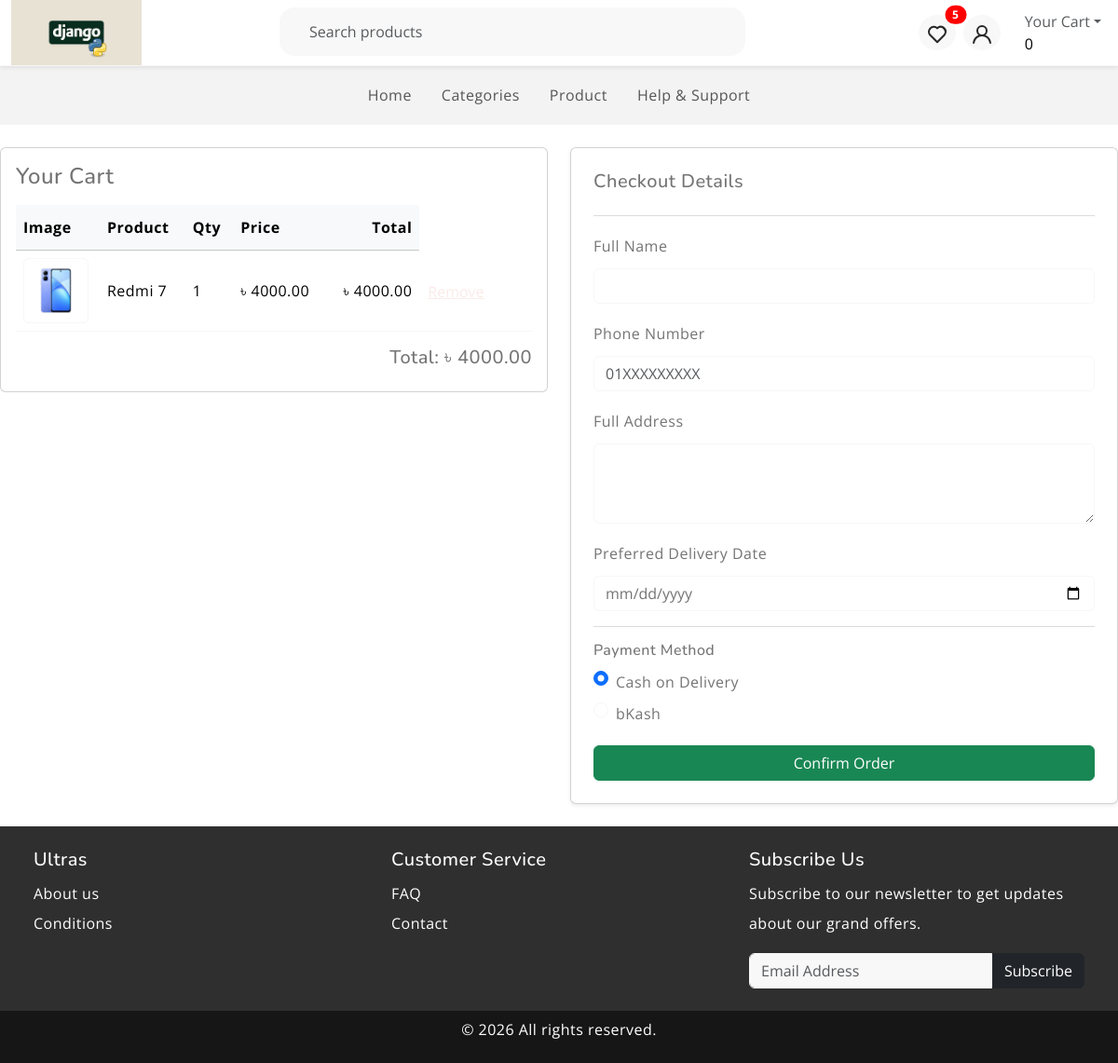
Before: /cart/ (signed in) with the older database file.
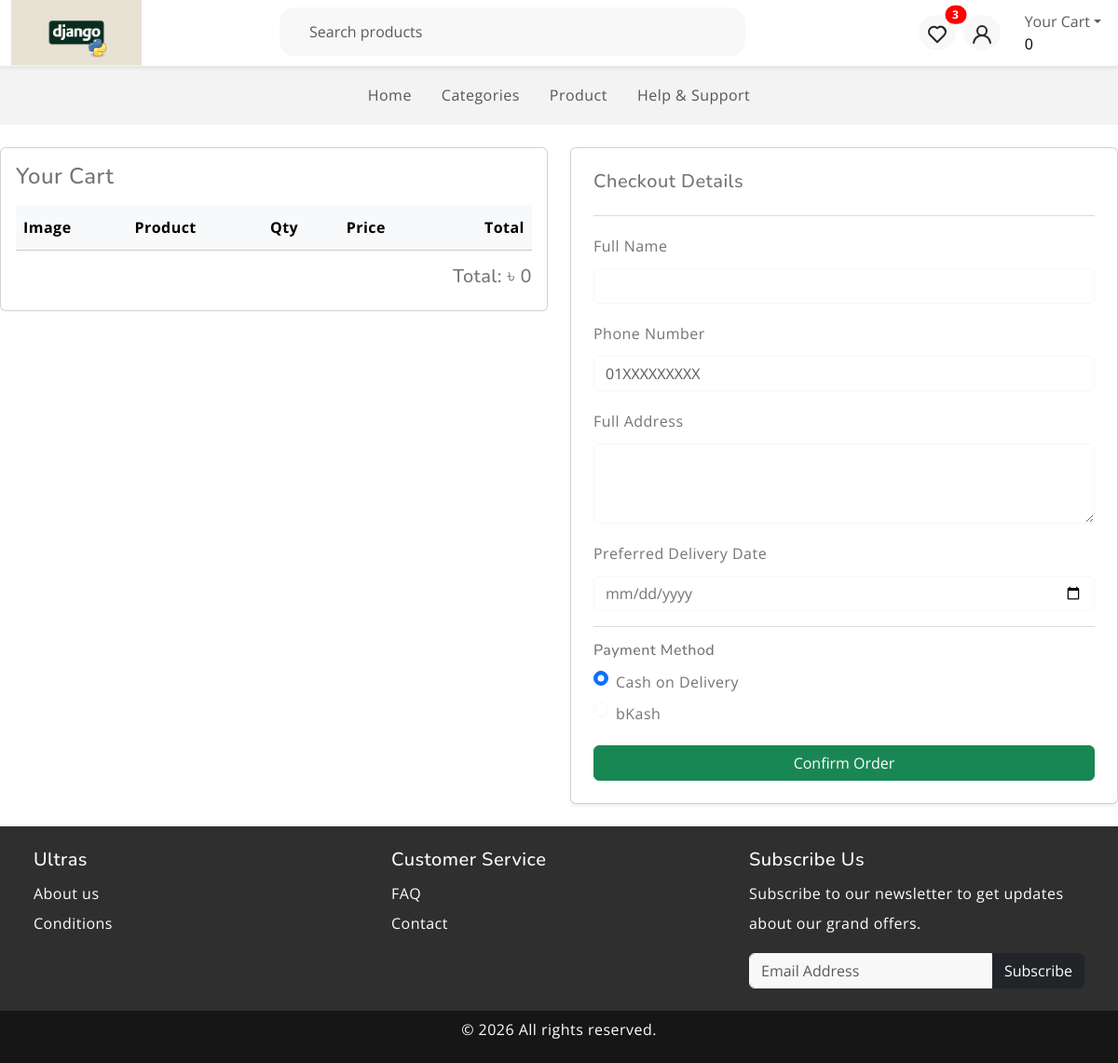
After: the same page with the newer database file.
### products/models.py (models this page shows, shortened)
class CartItem(models.Model):
    cart = models.ForeignKey(Cart, on_delete=models.CASCADE, related_name="items")
    product = models.ForeignKey(Product, on_delete=models.CASCADE)
    quantity = models.PositiveIntegerField(default=1)
    added_at = models.DateTimeField(auto_now_add=True)
    def total_price(self):
        return self.quantity * self.product.product_price

class Product(models.Model):
    name = models.CharField(max_length=50)
    category = models.ForeignKey(Category, on_delete=models.CASCADE, related_name='products')
    product_price = models.DecimalField(max_digits=10, decimal_places=2)
    purchase_price = models.DecimalField(max_digits=10, decimal_places=2)
    description = models.TextField(blank=True)
    image = models.ImageField(upload_to='products/', blank=True, null=True)
    created_at = models.DateTimeField(auto_now_add=True)

### products/views.py (the view, shortened to what this page needs)
# urls.py: path('cart/', views.cart_list, name='cart_list'),
def cart_list(request):
    if not request.user.is_authenticated:
        return render(request, "auths/login_required_message.html")
    cart_items = CartItem.objects.filter(cart__user=request.user)
    total = sum(item.total_price() for item in cart_items)
    return render(request, "cart_list.html", {
        "cart_items": cart_items,
        "total": total
    })

### products/context_processors.py (called while the page is built)
def wishlist_count(request):
    if request.user.is_authenticated:
        count = Wishlist.objects.filter(user=request.user).count()
    else:
        if not request.session.session_key:
            request.session.create()
        count = Wishlist.objects.filter(
            session_key=request.session.session_key
        ).count()
    return {"wishlist_count": count}

### products/templates/cart_list.html (shortened to what this page needs)
{% extends 'index.html' %}
{% block content %}
<div class="containers">
  <div class="row">
    <div class="col-md-6">
        <div class="card">
            <div class="card-body">
            <h4 class="mb-3">Your Cart</h4>
            <table class="table align-middle">
                <thead class="table-light">
                <tr>
                    <th>Image</th>
                    <th>Product</th>
                    <th>Qty</th>
                    <th>Price</th>
                    <th class="text-end">Total</th>
                </tr>
                </thead>
                <tbody>
                {% for item in cart_items %}
                <tr>
                    <td style="width:90px;">
                    <img src="{{ item.product.image.url }}"
                        style="width:70px;height:70px;object-fit:contain;"
                        class="border rounded p-1">
                    </td>
                    <td>
                      {{ item.product.name }}
                    </td>
                    <td>
                    <div class="d-flex align-items-center gap-2">
                        <span>{{ item.quantity }}</span>
                    </div>
                    </td>
                    <td>
                        ৳ {{ item.product.product_price }}
                    </td>
                    <td class="text-end">
                        ৳ {{ item.total_price }}
                    </td>
                    <td><form action="{% url 'remove_item' item.pk %}" method="post" style="display:inline;">
                        <button type="submit" class="btn btn-link text-danger p-0">Remove</button>
                    </form></td>
                </tr>
                {% endfor %}
                </tbody>
            </table>
            <div class="text-end">
                <h5>Total: ৳ {{ total }}</h5>
            </div>
            </div>
        </div>
    </div>
    <div class="col-md-6">
      <div class="card p-4 shadow-sm">
        <h5>Checkout Details</h5>
        <hr>
        <form method="POST">
          <div class="mb-3">
            <label class="form-label">Full Name</label>
            <input type="text" name="full_name" class="form-control" required>
          </div>
          <div class="mb-3">
            <label class="form-label">Phone Number</label>
            <input type="tel" name="phone" class="form-control" placeholder="01XXXXXXXXX" required>
          </div>
          <div class="mb-3">
            <label class="form-label">Full Address</label>
            <textarea name="address" class="form-control" rows="3" required></textarea>
          </div>
          <div class="mb-3">
            <label class="form-label">Preferred Delivery Date</label>
            <input type="date" name="delivery_date" class="form-control" required>
          </div>
          <hr>
          <h6>Payment Method</h6>
          <div class="form-check">
            <input class="form-check-input" type="radio" name="payment" value="cod" checked>
            <label class="form-check-label">
              Cash on Delivery
            </label>
          </div>
          <div class="form-check">
            <input class="form-check-input" type="radio" name="payment" value="bkash">
            <label class="form-check-label">
              bKash
            </label>
          </div>
          <button type="submit" class="btn btn-success w-100 mt-3">
            Confirm Order
          </button>
        </form>
      </div>
    </div>
  </div>
</div>
{% endblock %}

Changed rows visible on the page:
removed CartItem: product.image (picture), product.name "Redmi 7", quantity "1", product.product_price "4000.00", total_price "4000.00"
Other visible differences:
{{ wishlist_count }}: "5" → "3"
{{ total }}: "4000.00" → "0"
